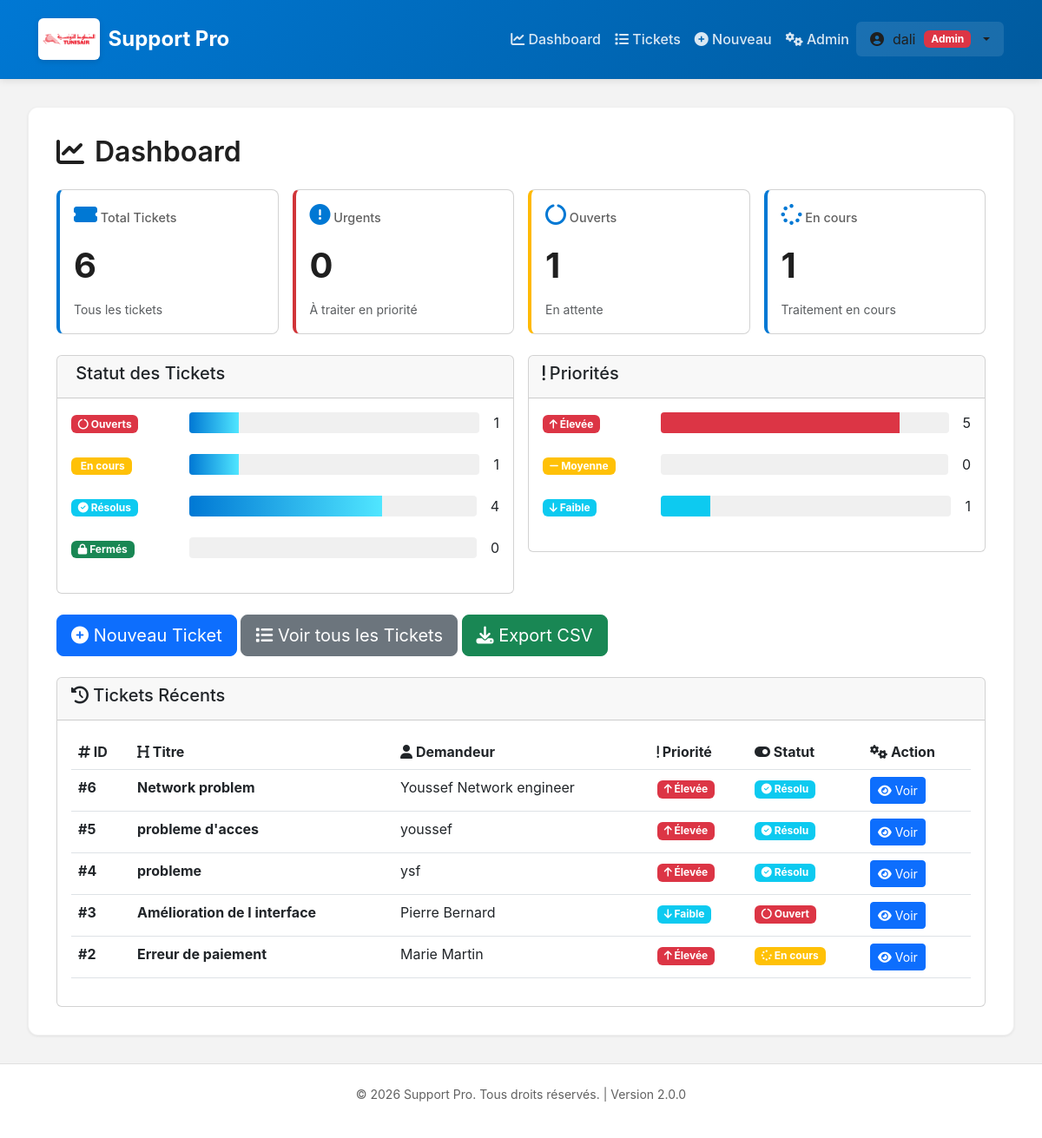
The app's page / (signed in) with its own data.
### tickets/models.py (models this page shows, shortened)
class Ticket(models.Model):
    PRIORITY_CHOICES = [
        ("LOW", "Faible"),
        ("MED", "Moyenne"),
        ("HIGH", "Élevée"),
    ]
    STATUS_CHOICES = [
        ("OPEN", "Ouvert"),
        ("IN_PROGRESS", "En cours"),
        ("RESOLVED", "Résolu"),
        ("CLOSED", "Fermé"),
    ]
    CATEGORY_CHOICES = [
        ("BUG", "Bug"),
        ("FEATURE", "Demande de fonctionnalité"),
        ("SUPPORT", "Support"),
        ("OTHER", "Autre"),
    ]
    title = models.CharField(max_length=120)
    description = models.TextField()
    priority = models.CharField(max_length=4, choices=PRIORITY_CHOICES, default="MED")
    status = models.CharField(max_length=12, choices=STATUS_CHOICES, default="OPEN")
    category = models.CharField(max_length=10, choices=CATEGORY_CHOICES, default="SUPPORT")
    requester_name = models.CharField(max_length=80)
    requester_email = models.EmailField(blank=True, null=True)
    user = models.ForeignKey(User, on_delete=models.CASCADE, related_name='tickets', null=True, blank=True)
    assigned_to = models.CharField(max_length=80, blank=True, null=True)
    resolution_notes = models.TextField(blank=True, null=True)
    created_at = models.DateTimeField(auto_now_add=True)
    updated_at = models.DateTimeField(auto_now=True)
    resolved_at = models.DateTimeField(blank=True, null=True)
    is_urgent = models.BooleanField(default=False)
    class Meta:
        ordering = ['-created_at']
        indexes = [
            models.Index(fields=['status', '-created_at']),
            models.Index(fields=['priority', '-created_at']),
        ]

### tickets/views.py (the view)
# urls.py: path("", views.dashboard, name="dashboard"),
@login_required(login_url='login')
def dashboard(request):
    user = request.user
    if user.is_staff:
        tickets = Ticket.objects.all()
    else:
        tickets = Ticket.objects.filter(user=user)
    total_tickets = tickets.count()
    open_tickets = tickets.filter(status='OPEN').count()
    in_progress = tickets.filter(status='IN_PROGRESS').count()
    resolved = tickets.filter(status='RESOLVED').count()
    closed = tickets.filter(status='CLOSED').count()
    urgent_tickets = tickets.filter(is_urgent=True, status__in=['OPEN', 'IN_PROGRESS']).count()
    high_priority = tickets.filter(priority='HIGH').count()
    medium_priority = tickets.filter(priority='MED').count()
    low_priority = tickets.filter(priority='LOW').count()
    recent_tickets = tickets.all()[:5]
    context = {
        'total_tickets': total_tickets,
        'open_tickets': open_tickets,
        'in_progress': in_progress,
        'resolved': resolved,
        'closed': closed,
        'urgent_tickets': urgent_tickets,
        'high_priority': high_priority,
        'medium_priority': medium_priority,
        'low_priority': low_priority,
        'recent_tickets': recent_tickets,
        'is_admin': user.is_staff,
    }
    return render(request, 'tickets/dashboard.html', context)

### tickets/templates/tickets/dashboard.html (shortened to what this page needs)
{% extends "base.html" %}
{% block content %}
<div class="mb-4">
    <h1 class="page-title">
        <i class="fas fa-chart-line"></i>
        Dashboard
    </h1>
</div>
<div class="row g-3 mb-4">
    <div class="col-md-3">
        <div class="card stat-card">
            <div class="card-body">
                <div class="stat-header">
                    <h6><i class="fas fa-ticket-alt"></i> Total Tickets</h6>
                </div>
                <p class="stat-value">{{ total_tickets }}</p>
                <small class="text-muted">Tous les tickets</small>
            </div>
        </div>
    </div>
    <div class="col-md-3">
        <div class="card stat-card stat-danger">
            <div class="card-body">
                <div class="stat-header">
                    <h6><i class="fas fa-exclamation-circle"></i> Urgents</h6>
                </div>
                <p class="stat-value">{{ urgent_tickets }}</p>
                <small class="text-muted">À traiter en priorité</small>
            </div>
        </div>
    </div>
    <div class="col-md-3">
        <div class="card stat-card stat-warning">
            <div class="card-body">
                <div class="stat-header">
                    <h6><i class="fas fa-circle-notch"></i> Ouverts</h6>
                </div>
                <p class="stat-value">{{ open_tickets }}</p>
                <small class="text-muted">En attente</small>
            </div>
        </div>
    </div>
    <div class="col-md-3">
        <div class="card stat-card stat-info">
            <div class="card-body">
                <div class="stat-header">
                    <h6><i class="fas fa-spinner"></i> En cours</h6>
                </div>
                <p class="stat-value">{{ in_progress }}</p>
                <small class="text-muted">Traitement en cours</small>
            </div>
        </div>
    </div>
</div>
<div class="row g-3 mb-4">
    <div class="col-md-6">
        <div class="card">
            <div class="card-header">
                <h5> Statut des Tickets</h5>
            </div>
            <div class="card-body">
                <div class="stat-item">
                    <div class="stat-label">
                        <span class="badge bg-danger"><i class="fas fa-circle-notch"></i> Ouverts</span>
                    </div>
                    <div class="stat-bar">
                        <div class="bar-fill" style="width: {% widthratio open_tickets total_tickets 100 %}%"></div>
                    </div>
                    <span>{{ open_tickets }}</span>
                </div>
                <div class="stat-item">
                    <div class="stat-label">
                        <span class="badge bg-warning"> En cours</span>
                    </div>
                    <div class="stat-bar">
                        <div class="bar-fill" style="width: {% widthratio in_progress total_tickets 100 %}%"></div>
                    </div>
                    <span>{{ in_progress }}</span>
                </div>
                <div class="stat-item">
                    <div class="stat-label">
                        <span class="badge bg-info"><i class="fas fa-check-circle"></i> Résolus</span>
                    </div>
                    <div class="stat-bar">
                        <div class="bar-fill" style="width: {% widthratio resolved total_tickets 100 %}%"></div>
                    </div>
                    <span>{{ resolved }}</span>
                </div>
                <div class="stat-item">
                    <div class="stat-label">
                        <span class="badge bg-success"><i class="fas fa-lock"></i> Fermés</span>
                    </div>
                    <div class="stat-bar">
                    </div>
                    <span>{{ closed }}</span>
                </div>
            </div>
        </div>
    </div>
    <div class="col-md-6">
        <div class="card">
            <div class="card-header">
                <h5><i class="fas fa-exclamation"></i> Priorités</h5>
            </div>
            <div class="card-body">
                <div class="stat-item">
                    <div class="stat-label">
                        <span class="badge bg-danger"><i class="fas fa-arrow-up"></i> Élevée</span>
                    </div>
                    <div class="stat-bar">
                        <div class="bar-fill bg-danger" style="width: {% widthratio high_priority total_tickets 100 %}%"></div>
                    </div>
                    <span>{{ high_priority }}</span>
                </div>
                <div class="stat-item">
                    <div class="stat-label">
                        <span class="badge bg-warning"><i class="fas fa-minus"></i> Moyenne</span>
                    </div>
                    <div class="stat-bar">
                    </div>
                    <span>{{ medium_priority }}</span>
                </div>
                <div class="stat-item">
                    <div class="stat-label">
                        <span class="badge bg-info"><i class="fas fa-arrow-down"></i> Faible</span>
                    </div>
                    <div class="stat-bar">
                        <div class="bar-fill bg-info" style="width: {% widthratio low_priority total_tickets 100 %}%"></div>
                    </div>
                    <span>{{ low_priority }}</span>
                </div>
            </div>
        </div>
    </div>
</div>
<div class="row g-3 mb-4">
    <div class="col">
        <a href="{% url 'ticket_create' %}" class="btn btn-primary btn-lg">
            <i class="fas fa-plus-circle"></i> Nouveau Ticket
        </a>
        <a href="{% url 'ticket_list' %}" class="btn btn-secondary btn-lg">
            <i class="fas fa-list"></i> Voir tous les Tickets
        </a>
        <a href="{% url 'ticket_export_csv' %}" class="btn btn-success btn-lg">
            <i class="fas fa-download"></i> Export CSV
        </a>
    </div>
</div>
<div class="card">
    <div class="card-header">
        <h5><i class="fas fa-history"></i> Tickets Récents</h5>
    </div>
    <div class="card-body">
        {% if recent_tickets %}
            <div class="table-responsive">
                <table class="table">
                    <thead>
                        <tr>
                            <th><i class="fas fa-hashtag"></i> ID</th>
                            <th><i class="fas fa-heading"></i> Titre</th>
                            <th><i class="fas fa-user"></i> Demandeur</th>
                            <th><i class="fas fa-exclamation"></i> Priorité</th>
                            <th><i class="fas fa-toggle-on"></i> Statut</th>
                            <th><i class="fas fa-cogs"></i> Action</th>
                        </tr>
                    </thead>
                    <tbody>
                        {% for ticket in recent_tickets %}
                        <tr>
                            <td><strong>#{{ ticket.id }}</strong></td>
                            <td><strong>{{ ticket.title|truncatewords:5 }}</strong></td>
                            <td>{{ ticket.requester_name }}</td>
                            <td>
                                {% if ticket.priority == 'HIGH' %}
                                    <span class="badge bg-danger"><i class="fas fa-arrow-up"></i> {{ ticket.get_priority_display }}</span>
                                {% elif ticket.priority == 'MED' %}
                                    <span class="badge bg-warning"><i class="fas fa-minus"></i> {{ ticket.get_priority_display }}</span>
                                {% else %}
                                    <span class="badge bg-info"><i class="fas fa-arrow-down"></i> {{ ticket.get_priority_display }}</span>
                                {% endif %}
                            </td>
                            <td>
                                {% if ticket.status == 'OPEN' %}
                                    <span class="badge bg-danger"><i class="fas fa-circle-notch"></i> {{ ticket.get_status_display }}</span>
                                {% elif ticket.status == 'IN_PROGRESS' %}
                                    <span class="badge bg-warning"><i class="fas fa-spinner"></i> {{ ticket.get_status_display }}</span>
                                {% elif ticket.status == 'RESOLVED' %}
                                    <span class="badge bg-info"><i class="fas fa-check-circle"></i> {{ ticket.get_status_display }}</span>
                                {% else %}
                                    <span class="badge bg-success"><i class="fas fa-lock"></i> {{ ticket.get_status_display }}</span>
                                {% endif %}
                            </td>
                            <td>
                                <a href="{% url 'ticket_detail' ticket.id %}" class="btn btn-sm btn-primary">
                                    <i class="fas fa-eye"></i> Voir
                                </a>
                            </td>
                        </tr>
                        {% endfor %}
                    </tbody>
                </table>
            </div>
        {% else %}
            <p class="text-muted">Aucun ticket pour le moment</p>
        {% endif %}
    </div>
</div>
{% endblock %}

### tickets/templates/base.html (shortened to what this page needs)
<!DOCTYPE html>
<html lang="fr">
{% load static %}
<head>
    <link href="https://cdn.jsdelivr.net/npm/bootstrap@5.3.0/dist/css/bootstrap.min.css" rel="stylesheet">
    <link href="https://cdnjs.cloudflare.com/ajax/libs/font-awesome/6.4.0/css/all.min.css" rel="stylesheet">
</head>
<body>
    <nav class="navbar navbar-expand-lg navbar-dark">
        <div class="container-fluid">
            <a class="navbar-brand" href="{% url 'dashboard' %}">
                <img src="{% static 'tickets/img/logo.png' %}" alt="Support Pro" class="site-logo">
                <span class="d-none d-md-inline">Support Pro</span>
            </a>
            <div class="collapse navbar-collapse" id="navbarNav">
                <ul class="navbar-nav ms-auto align-items-center">
                    {% if user.is_authenticated %}
                        <li class="nav-item">
                            <a class="nav-link" href="{% url 'dashboard' %}">
                                <i class="fas fa-chart-line"></i> Dashboard
                            </a>
                        </li>
                        <li class="nav-item">
                            <a class="nav-link" href="{% url 'ticket_list' %}">
                                <i class="fas fa-list"></i> Tickets
                            </a>
                        </li>
                        <li class="nav-item">
                            <a class="nav-link" href="{% url 'ticket_create' %}">
                                <i class="fas fa-plus-circle"></i> Nouveau
                            </a>
                        </li>
                        {% if user.is_staff %}
                        <li class="nav-item">
                            <a class="nav-link" href="/admin/" target="_blank">
                                <i class="fas fa-cogs"></i> Admin
                            </a>
                        </li>
                        {% endif %}
                        <li class="nav-item dropdown">
                            <div class="user-menu dropdown-toggle" href="#" role="button" data-bs-toggle="dropdown" aria-expanded="false">
                                <i class="fas fa-user-circle"></i>
                                <span>{{ user.first_name|default:user.username }}</span>
                                {% if user.is_staff %}
                                <span class="badge bg-danger">Admin</span>
                                {% endif %}
                            </div>
                        </li>
                    {% endif %}
                </ul>
            </div>
        </div>
    </nav>
    <div class="main-content">
        <div class="container-modern">
            {% block content %}{% endblock %}
        </div>
    </div>
    <footer>
        <p>&copy; 2026 Support Pro. Tous droits réservés. | Version 2.0.0</p>
    </footer>
</body>
</html>

### tickets/templates/tickets/dashboard.html (style rules this page uses)
.stat-card { border-left: 4px solid var(--primary); border-radius: 8px; transition: all 0.3s ease; }
.stat-card.stat-danger { border-left-color: var(--danger); }
.stat-card.stat-warning { border-left-color: var(--warning); }
.stat-card.stat-info { border-left-color: var(--info); }
.stat-header { display: flex; align-items: center; justify-content: space-between; margin-bottom: 1rem; }
.stat-header h6 { margin: 0; font-size: 0.9rem; color: var(--text-secondary); }
.stat-header i { color: var(--primary); font-size: 1.5rem; }
.stat-value { font-size: 2.5rem; font-weight: 700; color: var(--text-primary); margin: 0.5rem 0; }
.stat-item { display: flex; align-items: center; gap: 1rem; margin-bottom: 1.5rem; }
.stat-label { min-width: 120px; }
.stat-bar { flex: 1; height: 24px; background-color: #f0f0f0; border-radius: 4px; overflow: hidden; }
.bar-fill { height: 100%; background: linear-gradient(90deg, var(--primary), var(--secondary)); transition: width 0.3s ease; }
.bar-fill.bg-danger { background: var(--danger); }
.bar-fill.bg-info { background: var(--info); }

### records on screen
Ticket: id "6", title "Network problem", requester_name "Youssef Network engineer", priority "Élevée", status "Résolu"
Ticket: id "5", title "probleme d'acces", requester_name "youssef", priority "Élevée", status "Résolu"
Ticket: id "4", title "probleme", requester_name "ysf", priority "Élevée", status "Résolu"
Ticket: id "3", title "Amélioration de l interface", requester_name "Pierre Bernard", priority "Faible", status "Ouvert"
Ticket: id "2", title "Erreur de paiement", requester_name "Marie Martin", priority "Élevée", status "En cours"

### other values on screen
{{ user.first_name|default:user.username }} "dali"
{{ total_tickets }} "6"
{{ urgent_tickets }} "0"
{{ open_tickets }} "1"
{{ in_progress }} "1"
{{ resolved }} "4"
{{ closed }} "0"
{{ high_priority }} "5"
{{ medium_priority }} "0"
{{ low_priority }} "1"
